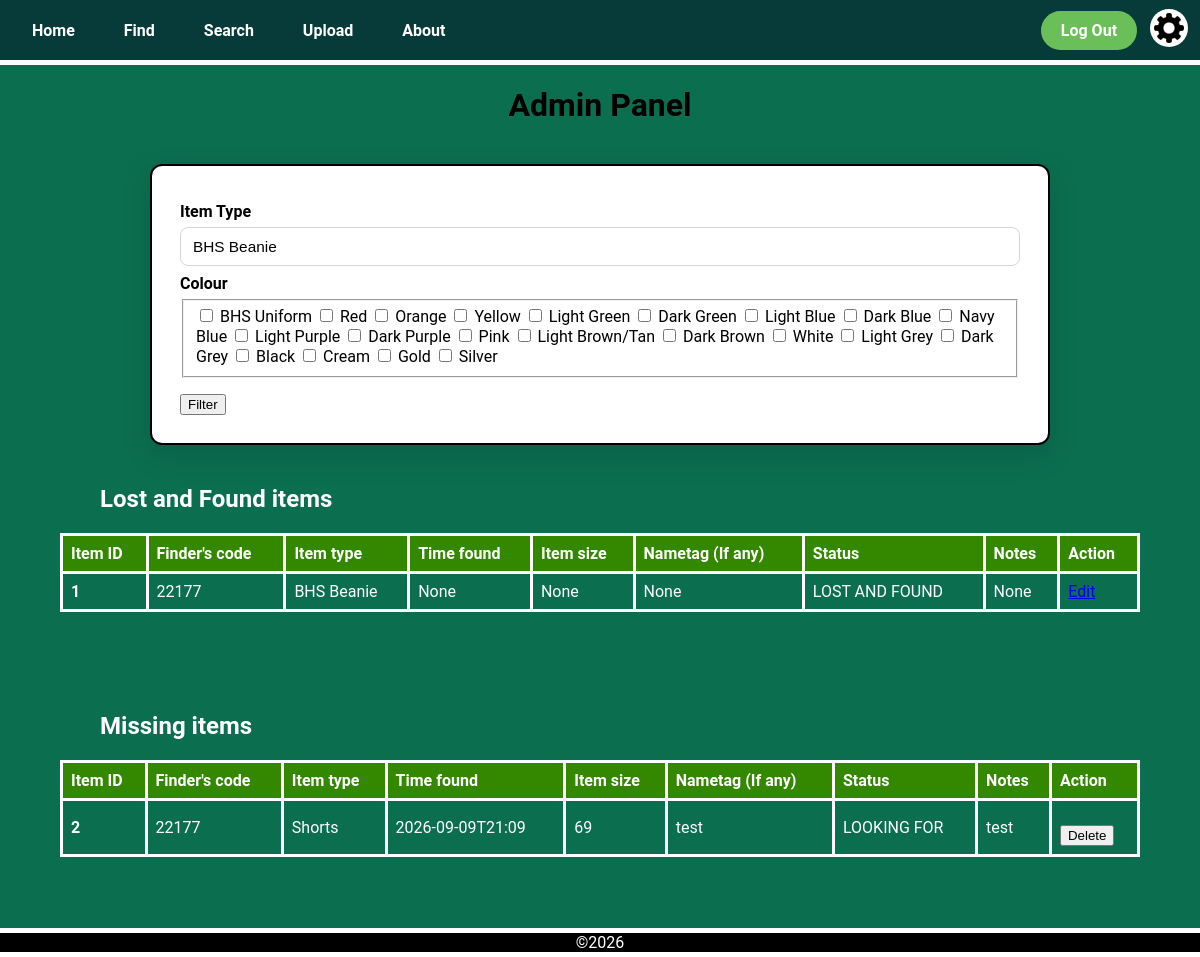
Page /admin (signed in) on the earlier database version.
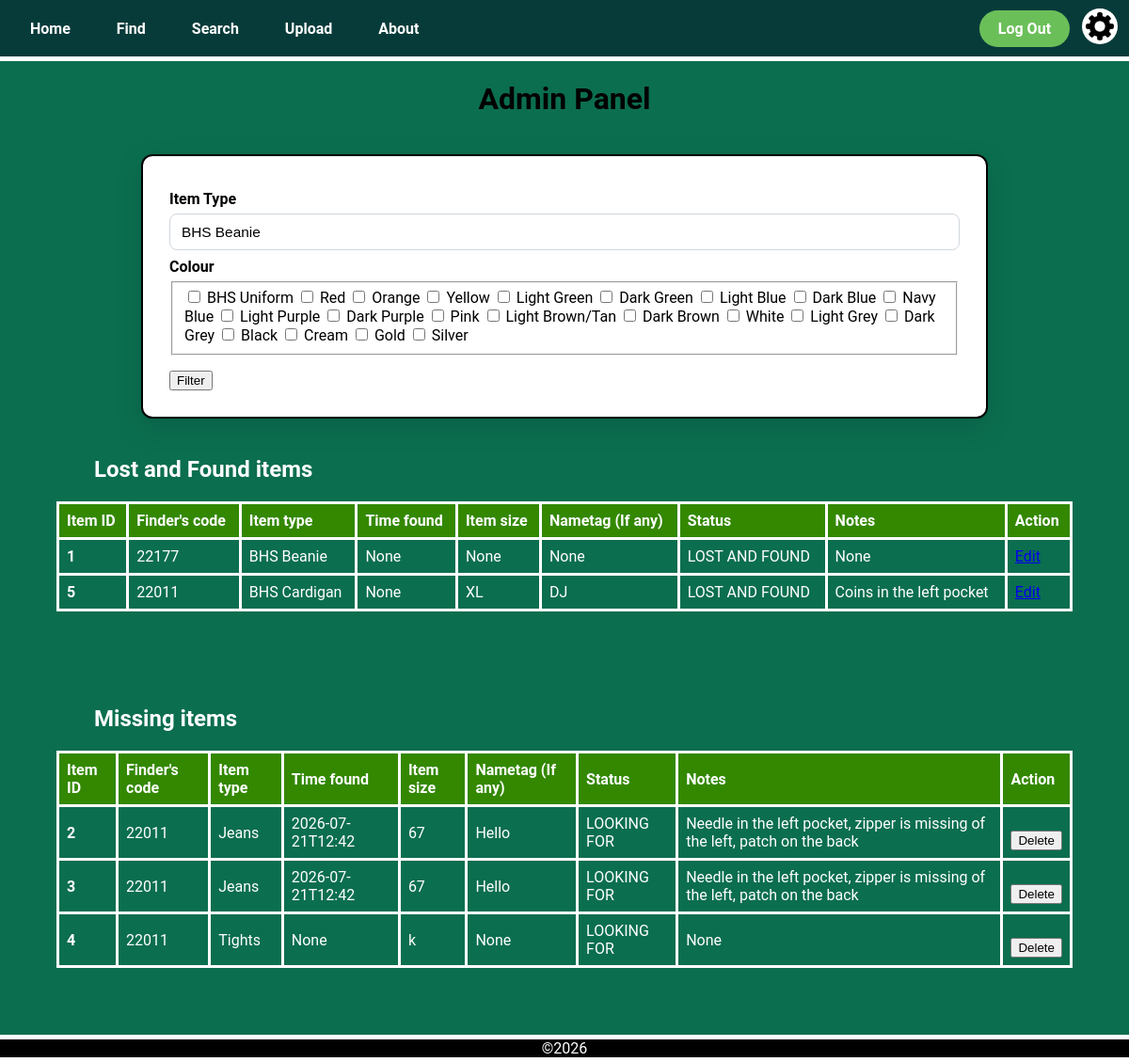
Same page on the later database version.
### app.py (models this page shows)
class LostItem(db.Model):
    __tablename__ = 'lost_item'
    item_id = db.Column(db.Integer, primary_key=True)
    finder_id = db.Column(db.Integer, db.ForeignKey('user.user_id'))
    item_type = db.Column(db.String(50))
    time_found = db.Column(db.String(50))
    size = db.Column(db.String(50))
    nametag = db.Column(db.String(50))
    status = db.Column(db.String(50))
    notes = db.Column(db.String(50))
    colours = db.relationship('Colour', secondary='lostitem_colour', backref='lost_items')

### app.py (the view)
@app.route('/admin', methods=['POST', 'GET'])
@login_required
def admin():
    if session['clearance'] > 1:   # Clearance check
        return render_template('error.html',
                               title='Access Forbidon',
                               error_title='Forbiddon',
                               error_message='You do not have permission to access this page')
    lost_and_found_items = LostItem.query.filter_by(status='LOST AND FOUND').all()
    missing_items = LostItem.query.filter_by(status='LOOKING FOR').all()
    for item in lost_and_found_items:
        print(item.time_found)
    return render_template('admin.html', title='Admin',
                           lost_and_found_items=lost_and_found_items,
                           missing_items=missing_items)

### app.py (called while the page is built)
@login_manager.user_loader
def load_user(user_id):
    return User.query.get(int(user_id))

@app.context_processor
def inject_variables():
    return dict(show_footer=True,
                logged_in = current_user.is_authenticated)

### templates/admin.html (shortened to what this page needs)
{% extends "layout.html" %}
{% block content %}
<h1 class="title">
    Admin Panel
</h1>
<form method="post" action="/admin">
    <div class="upload_form">
        <h2 class="upload_form_subtitle">Item Type</h2>
        <select name="item_type" class="upload_type_dropdown">
            <option value="BHS Beanie">BHS Beanie</option>
        </select>
        <h2 class="upload_form_subtitle">Colour</h2>
        <fieldset>
            <label>
                <input type="checkbox" name="colours[]" value="BHS Uniform"> BHS Uniform
            </label>
            <label>
                <input type="checkbox" name="colours[]" value="Red"> Red
            </label>
            <label>
                <input type="checkbox" name="colours[]" value="Orange"> Orange
            </label>
            <label>
                <input type="checkbox" name="colours[]" value="Yellow"> Yellow
            </label>
            <label>
                <input type="checkbox" name="colours[]" value="Light Green"> Light Green
            </label>
            <label>
                <input type="checkbox" name="colours[]" value="Dark Green"> Dark Green
            </label>
            <label>
                <input type="checkbox" name="colours[]" value="Light Blue"> Light Blue
            </label>
            <label>
                <input type="checkbox" name="colours[]" value="Dark Blue"> Dark Blue
            </label>
            <label>
                <input type="checkbox" name="colours[]" value="Navy Blue"> Navy Blue
            </label>
            <label>
                <input type="checkbox" name="colours[]" value="Light Purple"> Light Purple
            </label>
            <label>
                <input type="checkbox" name="colours[]" value="Dark Purple"> Dark Purple
            </label>
            <label>
                <input type="checkbox" name="colours[]" value="Pink"> Pink
            </label>
            <label>
                <input type="checkbox" name="colours[]" value="Light Brown/Tan"> Light Brown/Tan
            </label>
            <label>
                <input type="checkbox" name="colours[]" value="Dark Brown"> Dark Brown
            </label>
            <label>
                <input type="checkbox" name="colours[]" value="White"> White
            </label>
            <label>
                <input type="checkbox" name="colours[]" value="Light Grey"> Light Grey
            </label>
            <label>
                <input type="checkbox" name="colours[]" value="Dark Grey"> Dark Grey
            </label>
            <label>
                <input type="checkbox" name="colours[]" value="Black"> Black
            </label>
            <label>
                <input type="checkbox" name="colours[]" value="Cream"> Cream
            </label>
            <label>
                <input type="checkbox" name="colours[]" value="Gold"> Gold
            </label>
            <label>
                <input type="checkbox" name="colours[]" value="Silver"> Silver
            </label>
        </fieldset>
        <input class='upload_submit_button' type="submit" value="Filter">
    </div>
</form>
<table class="item_info_table">
  <h2 class="sub_heading">Lost and Found items</h2>
    <tr>
      <th class="item_info_header">Item ID</th>
      <th class="item_info_header">Finder's code</th>
      <th class="item_info_header">Item type</th>
      <th class="item_info_header">Time found</th>
      <th class="item_info_header">Item size</th>
      <th class="item_info_header">Nametag (If any)</th>
      <th class="item_info_header">Status</th>
      <th class="item_info_header">Notes</th>
      <th class="item_info_header">Action</th>
    </tr>
    {% for item in lost_and_found_items %}
    <tr class="item_info_row">
      <th>{{item.item_id}}</th>
      <td>{{item.finder_id}}</td>
      <td>{{item.item_type}}</td>
      <td>
        {% if item.time_found is not none %}
          ({{ item.time_found[11:16] }}) {{ item.time_found[8:10] }}/{{ item.time_found[5:7] }}/{{ item.time_found[0:4] }}
        {% else %}
          {{item.time_found}}
        {% endif %}
      </td>
      <td>{{item.size}}</td>
      <td>{{item.nametag}}</td>
      <td>{{item.status}}</td>
      <td>{{item.notes}}</td>
      <td class="edit_item_button"><a href="/item/{{item.item_id}}">Edit</a></td>
    </tr>
    {% endfor %}
</table>
<table class="item_info_table">
    <h2 class="sub_heading">Missing items</h2>
    <tr>
      <th class="item_info_header">Item ID</th>
      <th class="item_info_header">Finder's code</th>
      <th class="item_info_header">Item type</th>
      <th class="item_info_header">Time found</th>
      <th class="item_info_header">Item size</th>
      <th class="item_info_header">Nametag (If any)</th>
      <th class="item_info_header">Status</th>
      <th class="item_info_header">Notes</th>
      <th class="item_info_header">Action</th>
    </tr>
    {% for item in missing_items %}
    <tr class="item_info_row">
      <th>{{item.item_id}}</th>
      <td>{{item.finder_id}}</td>
      <td>{{item.item_type}}</td>
      <td>{{item.time_found}}</td>
      <td>{{item.size}}</td>
      <td>{{item.nametag}}</td>
      <td>{{item.status}}</td>
      <td>{{item.notes}}</td>
      <td class="edit_item_button">
        <form method="post" action="/item/{{item.item_id}}/delete" class="delete_button_form">
          <button type="submit" class="upload_submit_button">Delete</button>
        </form>
      </td>
    </tr>
    {% endfor %}
</table>
{% endblock %}

### templates/layout.html (shortened to what this page needs)
<!DOCTYPE html>
<html lang="en">
<head>
    <link rel="stylesheet" href="../static/css/style.css">
</head>
<body>
    <nav>{% include "navigation.html"%}</nav>
    <main>{% block content %} {% endblock %}</main>
    {% if show_footer %}
    <footer>
        ©2026
    </footer>
    {% endif %}
</body>
</html>

### templates/navigation.html
<div class="navigation_bar">
    <div class="navigation_links">
        <a href="/home">Home</a>
        <a href="/find">Find</a>
        <a href="/search">Search</a>
        <a href="/upload">Upload</a>
        <a href="/about">About</a>
    </div>
    {% if logged_in %}
    <div class="navigation_buttons">
        <div class="signlog">
            <a href="logout">Log Out</a>
        </div>
        <a class="settings_button" href="settings">
            <img src="/static/images/settings_button.png" alt="Settings">
        </a>
    </div>
    {% else %}
    <div class="signlog">
        <a href="/login">Login</a>
        <a href="/signup">Signup</a>
    </div>
    {% endif %}
</div>

### static/css/style.css (style rules this page uses)
body { background-color: var(--dark-emerald); font-family: "Roboto", sans-serif; margin: 0; padding: 0; color: black; }
.title { text-align: center; }
:root { --dark-teal: #073b3aff; --dark-emerald: #0b6e4fff; --medium-jungle: #08a045ff; --moss-green: #6bbf59ff; --soft-fawn: #ddb771ff; --transition-time: 0.4s; }
.navigation_bar { background-color: var(--dark-teal); display: flex; justify-content: space-between; align-items: center; padding: 0 12px; margin-left: 0; border-bottom: 5px solid white; height: 60px; }
.navigation_links a { margin-right: 5px; padding: 20px 20px; border-radius: 2px; color: #FFFFFF; font-weight: bold; text-decoration: none; height: 100%; transition: var(--transition-time); }
.signlog a { margin-right: 0px; margin-left: 9px; background-color: var(--moss-green); color:#FFFFFF; padding: 10px 20px; border-radius: 50px; font-weight: bold; text-decoration: none; transition: var(--transition-time); }
.signlog, .settings_button { display: inline-block; vertical-align: middle; }
.settings_button img { width: 30px; height: 30px; margin: 0; padding: 4px; background-color: white; border-radius: 100%; cursor: pointer; margin-left: 9px; }
.sub_heading { text-align: left; color: white; margin-left: 100px; }
.item_info_table { border-collapse: collapse; width: 90%; margin: 0 auto 100px auto; text-align: left; color: #FFFFFF; border: 3px solid white; }
.item_info_table th { border: 3px solid white; text-align: left; padding: 8px; }
.item_info_table td { border: 3px solid white; text-align: left; padding: 8px; }
.item_info_header { background-color: #338800; }
.upload_form { background-color: #ffffff; max-width: 900px; margin: 2.5rem auto; padding: 1.75rem; border-radius: 12px; box-shadow: 0 10px 30px rgba(2,6,23,0.12); border: 2px solid black; color: black; box-sizing: border-box; }
.upload_form h2.upload_form_subtitle { margin: 0.5rem 0 0.35rem 0; font-size: 1rem; color: black; font-weight: 700; }
.upload_type_dropdown, .upload_datetime, .upload_text_box, .upload_form input[type="text"] { width: 100%; padding: 10px 12px; border-radius: 8px; border: 1px solid #d0d6dc; background-color: #ffffff; box-sizing: border-box; font-size: 0.96rem; }
.upload_type_dropdown { appearance: none; }
.upload_submit_button { display: flex; justify-content: center; margin-top: 1rem; }
footer { background-color: #000000; border-top: 5px solid white; border-bottom: 5px solid white; text-align: center; color: white; width: 100%; position: fixed; bottom: 0; }

Differences in the rows shown:
added LostItem: item_id "5", finder_id "22011", item_type "BHS Cardigan", time_found "None", size "XL", nametag "DJ", status "LOST AND FOUND", notes "Coins in the left pocket", shown under "Lost and Found items"
changed LostItem id 2: finder_id "22177" → "22011"; item_type "Shorts" → "Jeans"; time_found "2026-09-09T21:09" → "2026-07-21T12:42"; size "69" → "67"; nametag "test" → "Hello"; notes "test" → "Needle in the left pocket, zipper is missing of the left, patch on the back"
added LostItem: item_id "3", finder_id "22011", item_type "Jeans", time_found "2026-07-21T12:42", size "67", nametag "Hello", status "LOOKING FOR", notes "Needle in the left pocket, zipper is missing of the left, patch on the back", shown under "Missing items"
added LostItem: item_id "4", finder_id "22011", item_type "Tights", time_found "None", size "k", nametag "None", status "LOOKING FOR", notes "None", shown under "Missing items"
